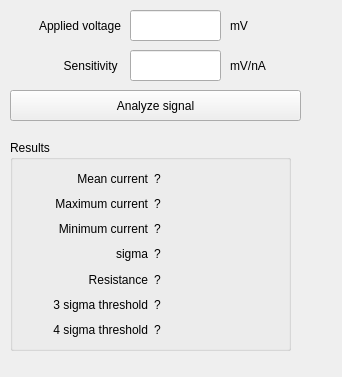
<?xml version="1.0" encoding="UTF-8"?>
<ui version="4.0">
 <class>Form</class>
 <widget class="QWidget" name="Form">
  <property name="geometry">
   <rect>
    <x>0</x>
    <y>0</y>
    <width>342</width>
    <height>377</height>
   </rect>
  </property>
  <property name="windowTitle">
   <string>Form</string>
  </property>
  <widget class="QPushButton" name="pushButton">
   <property name="geometry">
    <rect>
     <x>10</x>
     <y>90</y>
     <width>291</width>
     <height>31</height>
    </rect>
   </property>
   <property name="text">
    <string>Analyze signal</string>
   </property>
  </widget>
  <widget class="QLineEdit" name="lineEdit">
   <property name="geometry">
    <rect>
     <x>130</x>
     <y>10</y>
     <width>91</width>
     <height>31</height>
    </rect>
   </property>
  </widget>
  <widget class="QLabel" name="label">
   <property name="geometry">
    <rect>
     <x>10</x>
     <y>10</y>
     <width>111</width>
     <height>31</height>
    </rect>
   </property>
   <property name="text">
    <string>Applied voltage</string>
   </property>
   <property name="alignment">
    <set>Qt::AlignRight|Qt::AlignTrailing|Qt::AlignVCenter</set>
   </property>
  </widget>
  <widget class="QLabel" name="label_2">
   <property name="geometry">
    <rect>
     <x>230</x>
     <y>10</y>
     <width>31</width>
     <height>31</height>
    </rect>
   </property>
   <property name="text">
    <string>mV</string>
   </property>
  </widget>
  <widget class="QLabel" name="label_4">
   <property name="geometry">
    <rect>
     <x>10</x>
     <y>50</y>
     <width>111</width>
     <height>31</height>
    </rect>
   </property>
   <property name="text">
    <string>Sensitivity </string>
   </property>
   <property name="alignment">
    <set>Qt::AlignRight|Qt::AlignTrailing|Qt::AlignVCenter</set>
   </property>
  </widget>
  <widget class="QLineEdit" name="lineEdit_2">
   <property name="geometry">
    <rect>
     <x>130</x>
     <y>50</y>
     <width>91</width>
     <height>31</height>
    </rect>
   </property>
  </widget>
  <widget class="QLabel" name="label_5">
   <property name="geometry">
    <rect>
     <x>230</x>
     <y>50</y>
     <width>51</width>
     <height>31</height>
    </rect>
   </property>
   <property name="text">
    <string>mV/nA</string>
   </property>
  </widget>
  <widget class="QGroupBox" name="groupBox">
   <property name="geometry">
    <rect>
     <x>10</x>
     <y>140</y>
     <width>281</width>
     <height>211</height>
    </rect>
   </property>
   <property name="title">
    <string>Results</string>
   </property>
   <layout class="QGridLayout" name="gridLayout">
    <item row="2" column="1">
     <widget class="QLabel" name="LabelMinCurrent">
      <property name="text">
       <string>?</string>
      </property>
     </widget>
    </item>
    <item row="0" column="1">
     <widget class="QLabel" name="LabelMeanCurrent">
      <property name="text">
       <string>?</string>
      </property>
     </widget>
    </item>
    <item row="4" column="0">
     <widget class="QLabel" name="label_8">
      <property name="text">
       <string>Resistance</string>
      </property>
      <property name="textFormat">
       <enum>Qt::PlainText</enum>
      </property>
      <property name="alignment">
       <set>Qt::AlignRight|Qt::AlignTrailing|Qt::AlignVCenter</set>
      </property>
     </widget>
    </item>
    <item row="1" column="0">
     <widget class="QLabel" name="label_6">
      <property name="text">
       <string>Maximum current</string>
      </property>
      <property name="alignment">
       <set>Qt::AlignRight|Qt::AlignTrailing|Qt::AlignVCenter</set>
      </property>
     </widget>
    </item>
    <item row="1" column="1">
     <widget class="QLabel" name="LabelMaxCurrent">
      <property name="text">
       <string>?</string>
      </property>
     </widget>
    </item>
    <item row="2" column="0">
     <widget class="QLabel" name="label_7">
      <property name="text">
       <string>Minimum current</string>
      </property>
      <property name="alignment">
       <set>Qt::AlignRight|Qt::AlignTrailing|Qt::AlignVCenter</set>
      </property>
     </widget>
    </item>
    <item row="4" column="1">
     <widget class="QLabel" name="Label_Resistance">
      <property name="text">
       <string>?</string>
      </property>
     </widget>
    </item>
    <item row="3" column="1">
     <widget class="QLabel" name="LabelSigma">
      <property name="text">
       <string>?</string>
      </property>
     </widget>
    </item>
    <item row="5" column="0">
     <widget class="QLabel" name="label234">
      <property name="text">
       <string>3 sigma threshold</string>
      </property>
      <property name="alignment">
       <set>Qt::AlignRight|Qt::AlignTrailing|Qt::AlignVCenter</set>
      </property>
     </widget>
    </item>
    <item row="3" column="0">
     <widget class="QLabel" name="label_9">
      <property name="text">
       <string>sigma</string>
      </property>
      <property name="alignment">
       <set>Qt::AlignRight|Qt::AlignTrailing|Qt::AlignVCenter</set>
      </property>
     </widget>
    </item>
    <item row="5" column="1">
     <widget class="QLabel" name="LabelThreeSigma">
      <property name="text">
       <string>?</string>
      </property>
     </widget>
    </item>
    <item row="0" column="0">
     <widget class="QLabel" name="label_3">
      <property name="text">
       <string>Mean current</string>
      </property>
      <property name="alignment">
       <set>Qt::AlignRight|Qt::AlignTrailing|Qt::AlignVCenter</set>
      </property>
     </widget>
    </item>
    <item row="6" column="0">
     <widget class="QLabel" name="label_10">
      <property name="text">
       <string>4 sigma threshold</string>
      </property>
      <property name="alignment">
       <set>Qt::AlignRight|Qt::AlignTrailing|Qt::AlignVCenter</set>
      </property>
     </widget>
    </item>
    <item row="6" column="1">
     <widget class="QLabel" name="LabelFourSigma">
      <property name="text">
       <string>?</string>
      </property>
     </widget>
    </item>
   </layout>
  </widget>
 </widget>
 <resources/>
 <connections/>
</ui>
